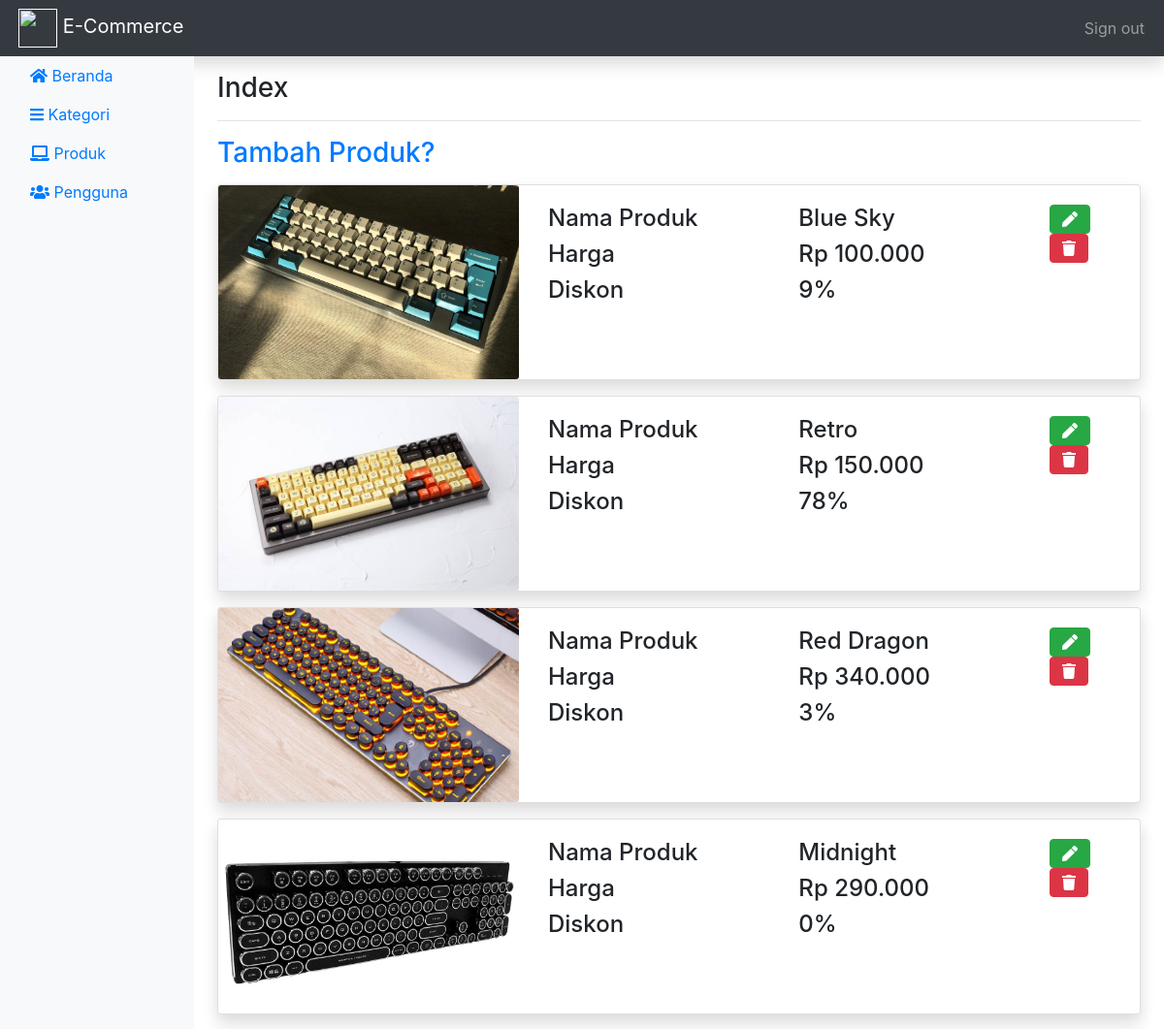
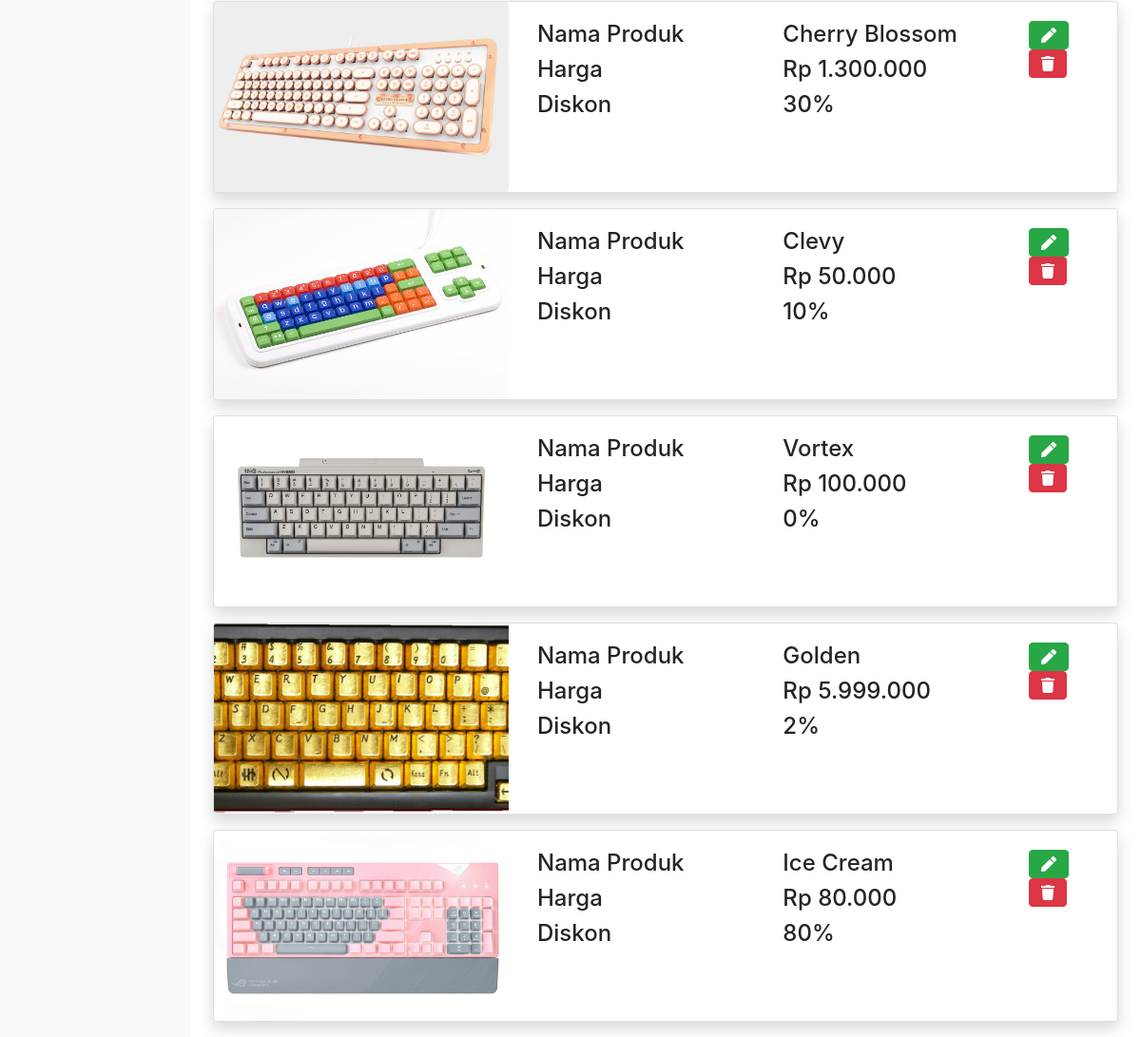
/index.php/admin/produk, run on the app's committed database (2 pictures, top to bottom).
### tables this page shows
CREATE TABLE `produk` (
  `id_produk` varchar(255) NOT NULL,
  `nama_produk` varchar(255) NOT NULL,
  `harga_produk` int(11) NOT NULL,
  `diskon` int(11) NOT NULL,
  `quantity` int(11) NOT NULL,
  `deskripsi` text NOT NULL,
  `foto` varchar(255) NOT NULL
);

### application/controllers/Admin.php (called while the page is built, shortened)
<?php
class Admin extends CI_Controller
{
	function __construct()
	{
		$this->load->view('css');
		$this->load->model('AdminModel');
	}
	function produk()
	{
		$tampil['hasil'] = $this->db->query("SELECT * from produk")->result();
		$tampil['judul'] = 'Index';
		$tampil['main'] = "admin/produk";
		$this->load->view('admin/layout', $tampil);
	}
}

### index.php (called while the page is built, shortened)
<?php
require_once BASEPATH.'core/CodeIgniter.php';

### application/views/admin/produk.php (the view, shortened to what this page needs)
<h3><?= $judul ?></h3>
<hr>
<div class="">
    <h3>
        <a href="<?= base_url('admin/insert') ?>">Tambah Produk?</a>
    </h3>
</div>
<?php
foreach ($hasil as $data) :
?>
    <div class="card shadow my-3 bg-white rounded" style="min-height: 200px">
        <div class="form-row ">
            <div class="col-4">
                <img height="200px" src="<?= base_url('assets/img/' . $data->foto) ?>" style="object-fit: cover" class="card-img" alt="...">
            </div>
            <div class="col">
                <div class="card-body ">
                    <div class="row ">
                        <div class="col">
                            <h4>Nama Produk </h4>
                            <h4>Harga </h4>
                            <h4>Diskon </h4>
                        </div>
                        <div class="col">
                            <h4><?= $data->nama_produk ?></h4>
                            <h4>Rp <?= number_format($data->harga_produk, 0, '.', '.') ?></h4>
                            <h4><?= $data->diskon ?>%</h4>
                        </div>
                        <div class="col-2">
                            <button type="button" class="btn btn-success btn" data-toggle="modal" data-target="#modelId<?= $data->id_produk ?>">
                                <i class="fas fa-pen    "></i>
                            </button>
                            <a href="<?= base_url('admin/delete/' . $data->id_produk) ?>"><button class="btn btn-danger btn"><i class="fa fa-trash" aria-hidden="true"></i></button></a>
                        </div>
                    </div>
                </div>
            </div>
        </div>
    </div>
<?php
endforeach;
?>

### data on the page
produk: foto (picture), nama_produk "Blue Sky", harga_produk "100.000", diskon "9"
produk: foto (picture), nama_produk "Retro", harga_produk "150.000", diskon "78"
produk: foto (picture), nama_produk "Red Dragon", harga_produk "340.000", diskon "3"
produk: foto (picture), nama_produk "Midnight", harga_produk "290.000", diskon "0"
produk: foto (picture), nama_produk "Cherry Blossom", harga_produk "1.300.000", diskon "30"
produk: foto (picture), nama_produk "Clevy", harga_produk "50.000", diskon "10"
produk: foto (picture), nama_produk "Vortex", harga_produk "100.000", diskon "0"
produk: foto (picture), nama_produk "Golden", harga_produk "5.999.000", diskon "2"
produk: foto (picture), nama_produk "Ice Cream", harga_produk "80.000", diskon "80"

### other printed values
$judul "Index"
